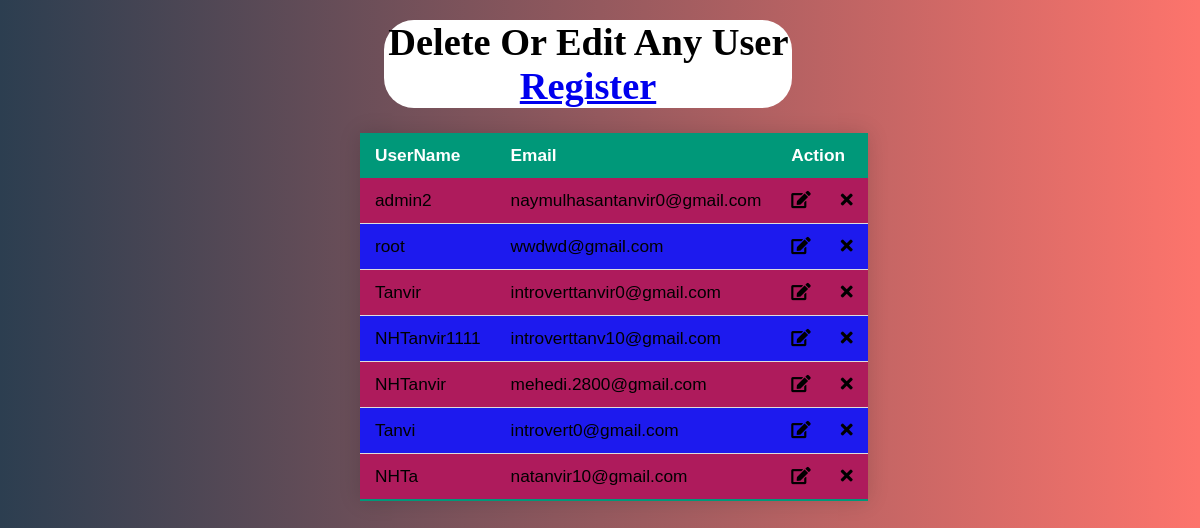
Page /list.php on the committed database.
### tables this page shows
CREATE TABLE `users` (
  `id` int(11) NOT NULL,
  `username` varchar(100) NOT NULL,
  `email` varchar(100) NOT NULL,
  `password` varchar(100) NOT NULL
);

### list.php (the view, shortened to what this page needs)
<?php include('server.php') ?>
<?php $results = mysqli_query($db, "SELECT * FROM users"); ?>
<!DOCTYPE html>
<html>
<head>
	<link rel="stylesheet" type="text/css" href="style.css">
	<link rel="stylesheet" href="https://pro.fontawesome.com/releases/v5.10.0/css/all.css"/>
</head>
<body style=" background: linear-gradient(to right, #2c3e50, #fd746c" >
<h1 class="table-heading">Delete Or Edit Any User  <a href="http://localhost/pro/register.php">Register</a></h1>
<table class="styled-table"">
	<thead>
		<tr>
			<th>UserName</th>
			<th>Email</th>
			<th colspan="2">Action</th>
		</tr>
	</thead>
	<?php while ($row = mysqli_fetch_array($results)) { ?>
		<tr>
			<td><?php echo $row['username']; ?></td>
			<td><?php echo $row['email']; ?></td>
			<td>
				<a href="update.php?edit=<?php echo $row['id']; ?>" class="edit_btn" ><i class="fas fa-edit" style="color:black;"></i></a>
			</td>
			<td>
				<a href="delete.php?del=<?php echo $row['id'];?>  " class="del_btn"><i class="fas fa-times" style="color:black;"></i></a>
			</td>
		</tr>
	<?php } ?>
</table>
							</body>
							</html>

### style.css (style rules this page uses)
* { margin: 0px; padding: 0px; }
body { font-size: 120%; background: #F8F8FF; }
.table-heading { text-align: center; margin: 0% 32%; margin-right: 34%; margin-top: 20px; background-color:white; border-radius: 30px; }
.styled-table { border-collapse: collapse; margin: 25px 30%; font-size: 0.9em; font-family: sans-serif; min-width: 400px; box-shadow: 0 0 20px rgba(0, 0, 0, 0.15); }
.styled-table thead tr { background-color: #009879; color: #ffffff; text-align: left; }
.styled-table th, .styled-table td { padding: 12px 15px; }
.styled-table tbody tr { border-bottom: 1px solid #dddddd; }
.styled-table tbody tr:nth-of-type(even) { background-color: #1d1aee; color:black; }
.styled-table tbody tr:nth-of-type(odd) { background-color: #AE1B5C; }
.styled-table tbody tr:last-of-type { border-bottom: 2px solid #009879; }

### rows in the picture
users: username "admin2", email "naymulhasantanvir0@gmail.com"
users: username "root", email "wwdwd@gmail.com"
users: username "Tanvir", email "introverttanvir0@gmail.com"
users: username "NHTanvir1111", email "introverttanv10@gmail.com"
users: username "NHTanvir", email "mehedi.2800@gmail.com"
users: username "Tanvi", email "introvert0@gmail.com"
users: username "NHTa", email "natanvir10@gmail.com"
